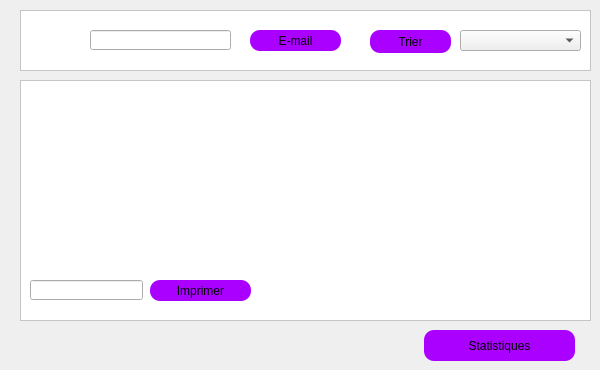
        <widget class="QWidget" name="tab_11">
         <attribute name="title">
          <string>Afficher salles</string>
         </attribute>
         <widget class="QTableView" name="tabsalle">
          <property name="geometry">
           <rect>
            <x>20</x>
            <y>80</y>
            <width>571</width>
            <height>241</height>
           </rect>
          </property>
          <property name="styleSheet">
           <string notr="true">background-color: white;
font-size: 10px</string>
          </property>
         </widget>
         <widget class="QLineEdit" name="rechercher_ID_salle">
          <property name="geometry">
           <rect>
            <x>90</x>
            <y>30</y>
            <width>141</width>
            <height>20</height>
           </rect>
          </property>
         </widget>
         <widget class="QPushButton" name="pb_trier_salle">
          <property name="geometry">
           <rect>
            <x>370</x>
            <y>30</y>
            <width>81</width>
            <height>23</height>
           </rect>
          </property>
          <property name="styleSheet">
           <string notr="true">border-radius: 10px;
border-color: rgb(0, 0, 0);
background-color: rgb(170, 0, 255);</string>
          </property>
          <property name="text">
           <string>Trier</string>
          </property>
         </widget>
         <widget class="QComboBox" name="combobox_trie_salle">
          <property name="geometry">
           <rect>
            <x>460</x>
            <y>30</y>
            <width>121</width>
            <height>21</height>
           </rect>
          </property>
         </widget>
         <widget class="QPushButton" name="pushButton_4">
          <property name="geometry">
           <rect>
            <x>250</x>
            <y>30</y>
            <width>91</width>
            <height>21</height>
           </rect>
          </property>
          <property name="styleSheet">
           <string notr="true">border-radius: 10px;
border-color: rgb(0, 0, 0);
background-color: rgb(170, 0, 255);</string>
          </property>
          <property name="text">
           <string>E-mail</string>
          </property>
         </widget>
         <widget class="QPushButton" name="pushButton_5">
          <property name="geometry">
           <rect>
            <x>424</x>
            <y>330</y>
            <width>151</width>
            <height>31</height>
           </rect>
          </property>
          <property name="styleSheet">
           <string notr="true">border-radius: 10px;
border-color: rgb(0, 0, 0);
background-color: rgb(170, 0, 255);</string>
          </property>
          <property name="text">
           <string>Statistiques</string>
          </property>
         </widget>
         <widget class="QLabel" name="search_ele_2">
          <property name="geometry">
           <rect>
            <x>50</x>
            <y>30</y>
            <width>31</width>
            <height>21</height>
           </rect>
          </property>
          <property name="styleSheet">
           <string notr="true">background-color: rgb(255, 255, 255);</string>
          </property>
          <property name="text">
           <string/>
          </property>
         </widget>
         <widget class="QColumnView" name="columnView_3">
          <property name="geometry">
           <rect>
            <x>20</x>
            <y>10</y>
            <width>571</width>
            <height>61</height>
           </rect>
          </property>
          <property name="styleSheet">
           <string notr="true">background-color:white</string>
          </property>
         </widget>
         <widget class="QPushButton" name="pb_imprimer_salle">
          <property name="geometry">
           <rect>
            <x>150</x>
            <y>280</y>
            <width>101</width>
            <height>21</height>
           </rect>
          </property>
          <property name="styleSheet">
           <string notr="true">border-radius: 10px;
border-color: rgb(0, 0, 0);
background-color: rgb(170, 0, 255);</string>
          </property>
          <property name="text">
           <string>Imprimer</string>
          </property>
         </widget>
         <widget class="QLineEdit" name="pdf_salle">
          <property name="geometry">
           <rect>
            <x>30</x>
            <y>280</y>
            <width>113</width>
            <height>20</height>
           </rect>
          </property>
         </widget>
         <zorder>columnView_3</zorder>
         <zorder>tabsalle</zorder>
         <zorder>rechercher_ID_salle</zorder>
         <zorder>pb_trier_salle</zorder>
         <zorder>combobox_trie_salle</zorder>
         <zorder>pushButton_4</zorder>
         <zorder>pushButton_5</zorder>
         <zorder>search_ele_2</zorder>
         <zorder>pb_imprimer_salle</zorder>
         <zorder>pdf_salle</zorder>
        </widget>
